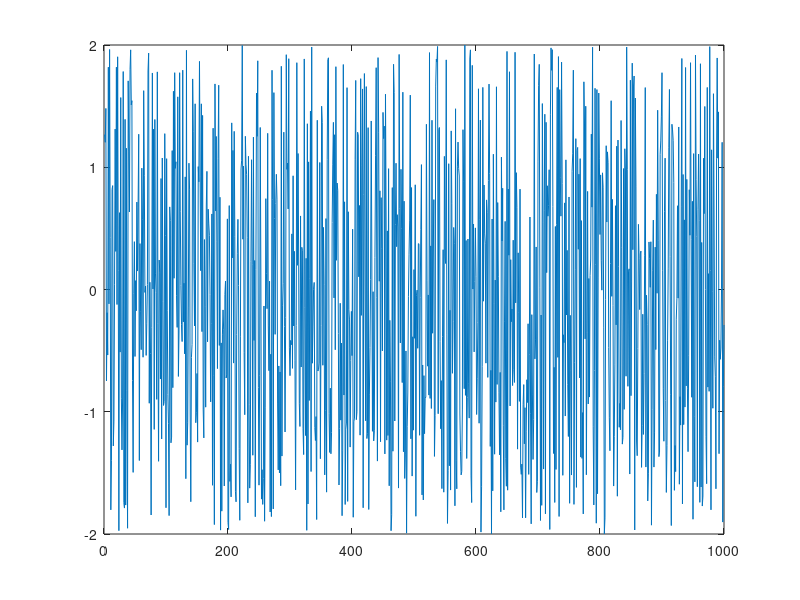

The MATLAB script that drew this image:
%% How to use matlab to simulate your filter and verify maximum output
clear
close all
clc

h = [0.8 -0.7 0.4];

% create a random input that fits within a 2s8 format. 
% rand() will create a random length of numbers with values between 0 & 1
% that are uniformly distributed

% a gaussian distributed sequence can be find using randn()
x = rand(1,1000);

% we want our random input to be within -2:2
x = x*4;    %x ranges from 0,4

% now x ranges from -2:2
x = x-2;

% our max and min should be close to the prevs specified range
max_x = max(x);
min_x = min(x);

% we can plot x to see its distribution 
plot(x);

% we can simulate the operation of the filter by convolving the input
% sequence with the impulse response
y = conv(x,h);

% see if worse case values match our theoretical range of -3.8:3.8
max_y = max(y);
min_y = min(y);

% if your worse case value does not match your theoretical range, you will need to
% generate more random numbers
x = rand(1,1E8)*4 - 2;
max_x = max(x);
min_x = min(x);

y = conv(x,h);
max_y = max(y);
min_y = min(y);

% by increasing the length of the random sequence, we can see that the
% minimum and maximum values of our filter match the theoretical values we
% predicted
